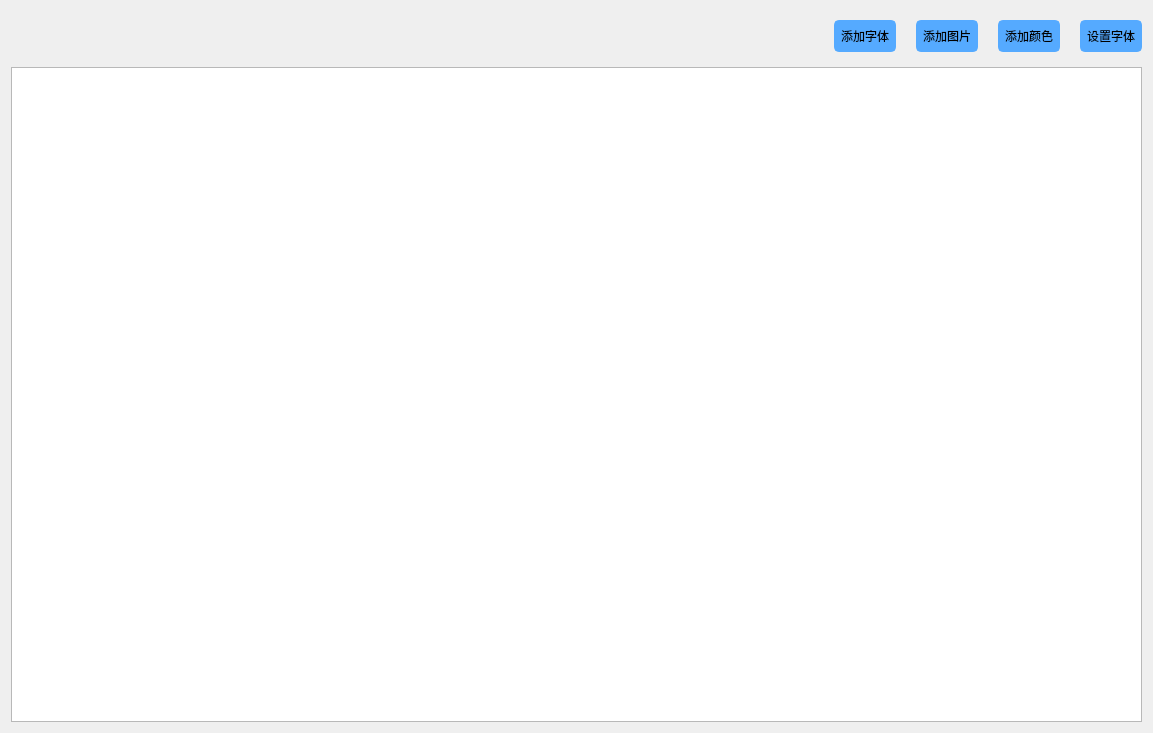
<?xml version="1.0" encoding="UTF-8"?>
<ui version="4.0">
 <class>CodeEditUI</class>
 <widget class="QWidget" name="CodeEditUI">
  <property name="geometry">
   <rect>
    <x>0</x>
    <y>0</y>
    <width>1153</width>
    <height>733</height>
   </rect>
  </property>
  <property name="windowTitle">
   <string>Form</string>
  </property>
  <property name="styleSheet">
   <string notr="true">#CodeEditUI{
border-color: rgb(85, 170, 255);
	border-width:0px;
	border-style:solid;
	border-radius:5px;
	padding:5px;
	font: 75 9pt &quot;微软雅黑&quot;;

}</string>
  </property>
  <layout class="QVBoxLayout" name="verticalLayout">
   <item>
    <widget class="QWidget" name="menuWidget" native="true">
     <property name="minimumSize">
      <size>
       <width>0</width>
       <height>50</height>
      </size>
     </property>
     <layout class="QHBoxLayout" name="horizontalLayout_4">
      <property name="spacing">
       <number>20</number>
      </property>
      <property name="leftMargin">
       <number>0</number>
      </property>
      <property name="topMargin">
       <number>0</number>
      </property>
      <property name="rightMargin">
       <number>0</number>
      </property>
      <property name="bottomMargin">
       <number>0</number>
      </property>
      <item>
       <spacer name="horizontalSpacer_2">
        <property name="orientation">
         <enum>Qt::Horizontal</enum>
        </property>
        <property name="sizeHint" stdset="0">
         <size>
          <width>40</width>
          <height>20</height>
         </size>
        </property>
       </spacer>
      </item>
      <item>
       <widget class="QPushButton" name="pushButton_5">
        <property name="sizePolicy">
         <sizepolicy hsizetype="Fixed" vsizetype="Fixed">
          <horstretch>0</horstretch>
          <verstretch>0</verstretch>
         </sizepolicy>
        </property>
        <property name="minimumSize">
         <size>
          <width>0</width>
          <height>30</height>
         </size>
        </property>
        <property name="styleSheet">
         <string notr="true">.QPushButton{
	background-color: rgb(85, 170, 255);
	border-color: rgb(85, 170, 255);
	border-width:2px;
	border-style:solid;
	border-radius:5px;
	padding:5px;
	font: 75 9pt &quot;微软雅黑&quot;;
}
.QPushButton:hover{
	
	border-color: rgb(255, 255, 255);
}</string>
        </property>
        <property name="text">
         <string>添加字体</string>
        </property>
       </widget>
      </item>
      <item>
       <widget class="QPushButton" name="pushButton_4">
        <property name="sizePolicy">
         <sizepolicy hsizetype="Fixed" vsizetype="Fixed">
          <horstretch>0</horstretch>
          <verstretch>0</verstretch>
         </sizepolicy>
        </property>
        <property name="minimumSize">
         <size>
          <width>0</width>
          <height>30</height>
         </size>
        </property>
        <property name="styleSheet">
         <string notr="true">.QPushButton{
	background-color: rgb(85, 170, 255);
	border-color: rgb(85, 170, 255);
	border-width:2px;
	border-style:solid;
	border-radius:5px;
	padding:5px;
	font: 75 9pt &quot;微软雅黑&quot;;
}
.QPushButton:hover{
	
	border-color: rgb(255, 255, 255);
}</string>
        </property>
        <property name="text">
         <string>添加图片</string>
        </property>
       </widget>
      </item>
      <item>
       <widget class="QPushButton" name="pushButton">
        <property name="sizePolicy">
         <sizepolicy hsizetype="Fixed" vsizetype="Fixed">
          <horstretch>0</horstretch>
          <verstretch>0</verstretch>
         </sizepolicy>
        </property>
        <property name="minimumSize">
         <size>
          <width>0</width>
          <height>30</height>
         </size>
        </property>
        <property name="styleSheet">
         <string notr="true">.QPushButton{
	background-color: rgb(85, 170, 255);
	border-color: rgb(85, 170, 255);
	border-width:2px;
	border-style:solid;
	border-radius:5px;
	padding:5px;
	font: 75 9pt &quot;微软雅黑&quot;;
}
.QPushButton:hover{
	
	border-color: rgb(255, 255, 255);
}</string>
        </property>
        <property name="text">
         <string>添加颜色</string>
        </property>
       </widget>
      </item>
      <item>
       <widget class="QPushButton" name="pushButton_2">
        <property name="sizePolicy">
         <sizepolicy hsizetype="Fixed" vsizetype="Fixed">
          <horstretch>0</horstretch>
          <verstretch>0</verstretch>
         </sizepolicy>
        </property>
        <property name="minimumSize">
         <size>
          <width>0</width>
          <height>30</height>
         </size>
        </property>
        <property name="styleSheet">
         <string notr="true">.QPushButton{
	background-color: rgb(85, 170, 255);
	border-color: rgb(85, 170, 255);
	border-width:2px;
	border-style:solid;
	border-radius:5px;
	padding:5px;
	font: 75 9pt &quot;微软雅黑&quot;;
}
.QPushButton:hover{
	
	border-color: rgb(255, 255, 255);
}</string>
        </property>
        <property name="text">
         <string>设置字体</string>
        </property>
       </widget>
      </item>
     </layout>
    </widget>
   </item>
   <item>
    <layout class="QHBoxLayout" name="horizontalLayout_3" stretch="3">
     <item>
      <widget class="CodeEditor" name="codeEditer">
       <property name="styleSheet">
        <string notr="true">.CodeEditor{

background-color: rgb(255, 255, 255);
	
	border-color: rgb(85, 170, 255);
	border-width:2px;
	border-style:solid;
	borde-radius:10px;
}</string>
       </property>
      </widget>
     </item>
    </layout>
   </item>
  </layout>
 </widget>
 <customwidgets>
  <customwidget>
   <class>CodeEditor</class>
   <extends>QPlainTextEdit</extends>
   <header>codeEdit/codeeditor.h</header>
  </customwidget>
 </customwidgets>
 <resources/>
 <connections/>
</ui>
